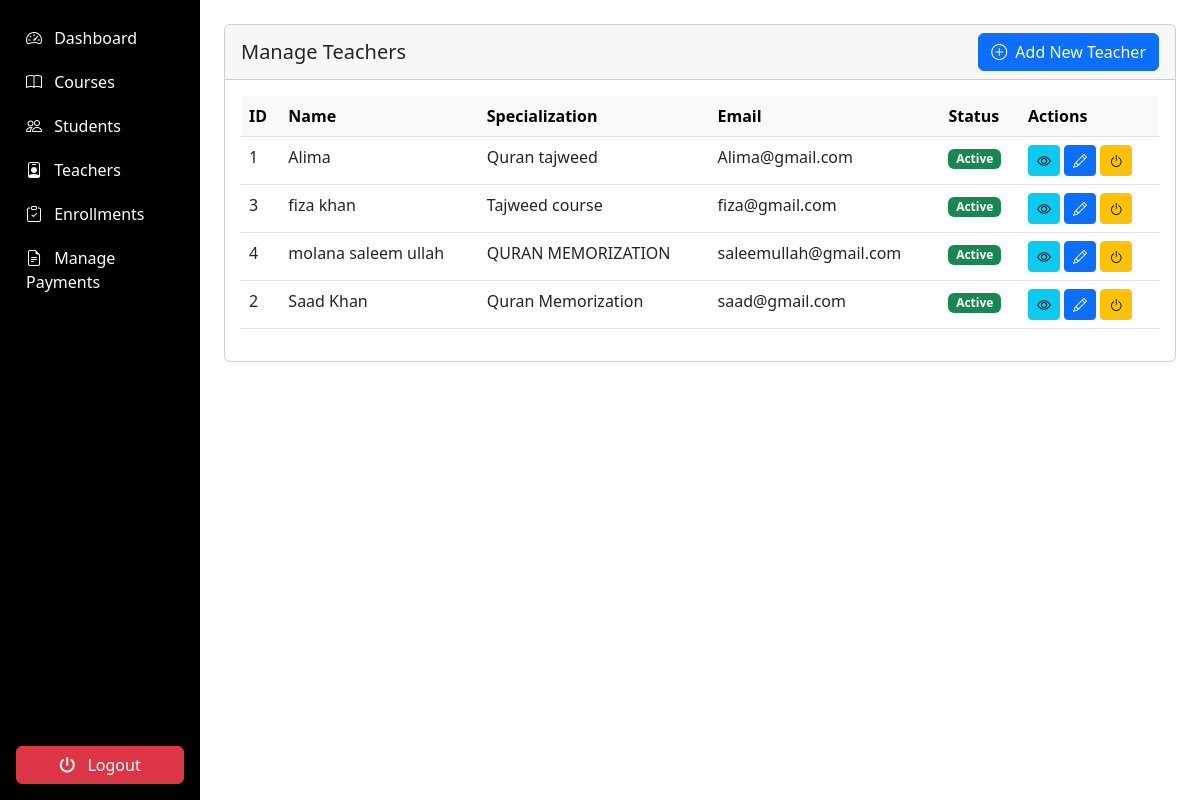
/admin/teachers/manage_teachers.php (signed in), run on the app's committed database.
### tables this page shows
CREATE TABLE `teachers` (
  `teacher_id` int(11) NOT NULL,
  `user_id` int(11) NOT NULL,
  `full_name` varchar(100) NOT NULL,
  `specialization` varchar(100) DEFAULT NULL,
  `bio` text DEFAULT NULL,
  `qualifications` text DEFAULT NULL,
  `contact_number` varchar(20) DEFAULT NULL,
  `profile_image` varchar(255) DEFAULT NULL
);

CREATE TABLE `users` (
  `user_id` int(11) NOT NULL,
  `username` varchar(50) NOT NULL,
  `email` varchar(100) NOT NULL,
  `password` varchar(255) NOT NULL,
  `role` enum('admin','teacher','student') NOT NULL,
  `status` tinyint(1) DEFAULT 1,
  `created_at` timestamp NOT NULL DEFAULT current_timestamp(),
  `last_login` datetime DEFAULT NULL,
  `reset_token` varchar(255) DEFAULT NULL,
  `token_expiry` datetime DEFAULT NULL
);

### admin/teachers/manage_teachers.php (the view, shortened to what this page needs)
<?php
require_once '../../includes/auth.php';
$teachers = $db->query("
    SELECT t.*, u.email, u.username, u.status
    FROM teachers t
    JOIN users u ON t.user_id = u.user_id
    ORDER BY t.full_name
")->fetchAll();
?>
<!DOCTYPE html>
<html lang="en">
<head>
</head>
<body>
   <div class="container-fluid">
  <div class="row">
    <nav class="col-md-2 d-none d-md-block p-0 bg-dark sidebar" id="sidebar">
      <?php include '../includes/sidebar.php'; ?>
    </nav>
        <main class="col-md-10 ms-sm-auto p-4">
            <div>
                <div class="card mb-4">
                    <div class="card-header d-flex justify-content-between align-items-center">
                        <h5 class="mb-0">Manage Teachers</h5>
                        <a href="add_teacher.php" class="btn btn-primary">
                            <i class="bi bi-plus-circle me-1"></i> Add New Teacher
                        </a>
                    </div>
                    <div class="card-body">
                        <div class="table-responsive">
                            <table class="table table-hover">
                                <thead class="table-light">
                                    <tr>
                                        <th>ID</th>
                                        <th>Name</th>
                                        <th>Specialization</th>
                                        <th>Email</th>
                                        <th>Status</th>
                                        <th>Actions</th>
                                    </tr>
                                </thead>
                                <tbody>
                                    <?php foreach ($teachers as $teacher): ?>
                                    <tr>
                                        <td><?= $teacher['teacher_id'] ?></td>
                                        <td><?= htmlspecialchars($teacher['full_name']) ?></td>
                                        <td><?= htmlspecialchars($teacher['specialization']) ?></td>
                                        <td><?= htmlspecialchars($teacher['email']) ?></td>
                                        <td>
                                            <span class="badge bg-<?= $teacher['status'] ? 'success' : 'danger' ?>">
                                                <?= $teacher['status'] ? 'Active' : 'Inactive' ?>
                                            </span>
                                        </td>
                                        <td>
                                            <a href="view_teacher.php?id=<?= $teacher['teacher_id'] ?>" class="btn btn-sm btn-info" title="View">
                                                <i class="bi bi-eye"></i>
                                            </a>
                                            <a href="edit_teacher.php?id=<?= $teacher['teacher_id'] ?>" class="btn btn-sm btn-primary" title="Edit">
                                                <i class="bi bi-pencil"></i>
                                            </a>
                                            <a href="?toggle_status=<?= $teacher['teacher_id'] ?>" class="btn btn-sm btn-<?= $teacher['status'] ? 'warning' : 'success' ?>" title="<?= $teacher['status'] ? 'Deactivate' : 'Activate' ?>" onclick="return confirm('Are you sure?')">
                                                <i class="bi bi-power"></i>
                                            </a>
                                        </td>
                                    </tr>
                                    <?php endforeach; ?>
                                </tbody>
                            </table>
                        </div>
                    </div>
                </div>
            </div>
                                    </main>
        </div>
    </div>
</body>
</html>

### admin/includes/sidebar.php (style rules this page uses)
.sidebar { background-color: black; }

### data on the page
teachers: teacher_id "1", full_name "Alima", specialization "Quran tajweed", user.email "Alima@gmail.com"
teachers: teacher_id "3", full_name "fiza khan", specialization "Tajweed course", user.email "fiza@gmail.com"
teachers: teacher_id "4", full_name "molana saleem ullah", specialization "QURAN MEMORIZATION", user.email "saleemullah@gmail.com"
teachers: teacher_id "2", full_name "Saad Khan", specialization "Quran Memorization", user.email "saad@gmail.com"
